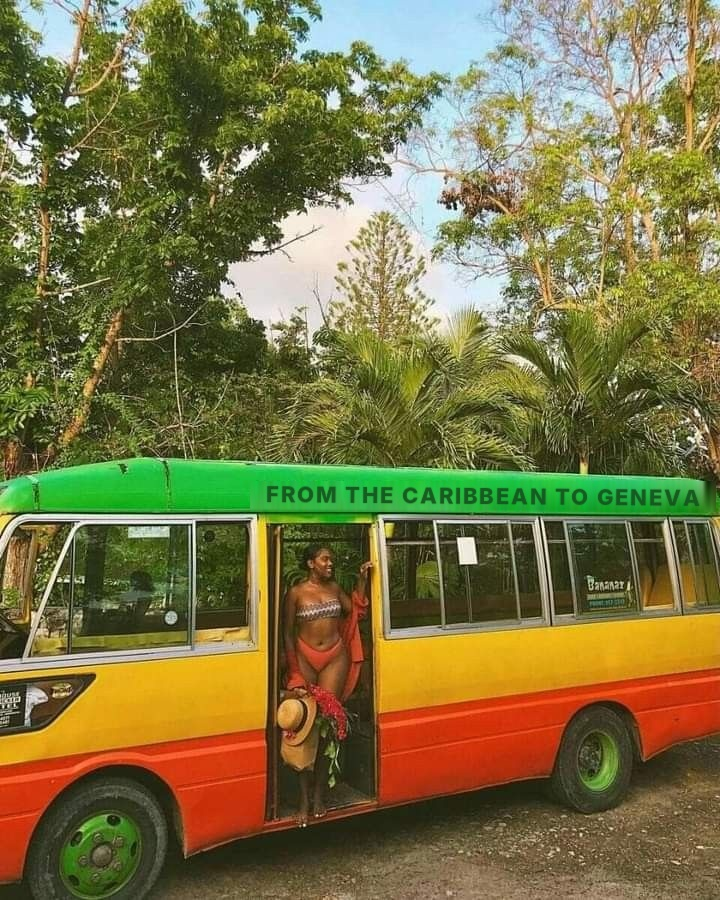
#> input picture animation/bus_reference_caribbean.jpg, 720 x 900 px
$ python make_bus_tpg.py bus_reference_caribbean.jpg bus_reference_tpg.jpg
#> lines starting #> are read from the running program, lines starting #| are printed output that depends on the picture; after the words box and inside, x2 and y2 are one past the last pixel; in counts of white or black regions, pixels touching at a corner belong together
"""Repeint la photo de reference du bus en blanc et orange (couleurs TPG).

Usage : python make_bus_tpg.py bus_reference_caribbean.jpg bus_reference_tpg.jpg
Vert -> orange vif, jaune -> blanc, bas de caisse rouge-orange conserve.
"""

import sys

import numpy as np
from PIL import Image


def main(src, dst):
#> called with src = 'bus_reference_caribbean.jpg', dst = 'bus_reference_tpg.jpg'
    hsv = np.array(Image.open(src).convert("RGB").convert("HSV")).astype(np.float32)
    h, s, v = hsv[..., 0] / 255 * 360, hsv[..., 1] / 255, hsv[..., 2] / 255
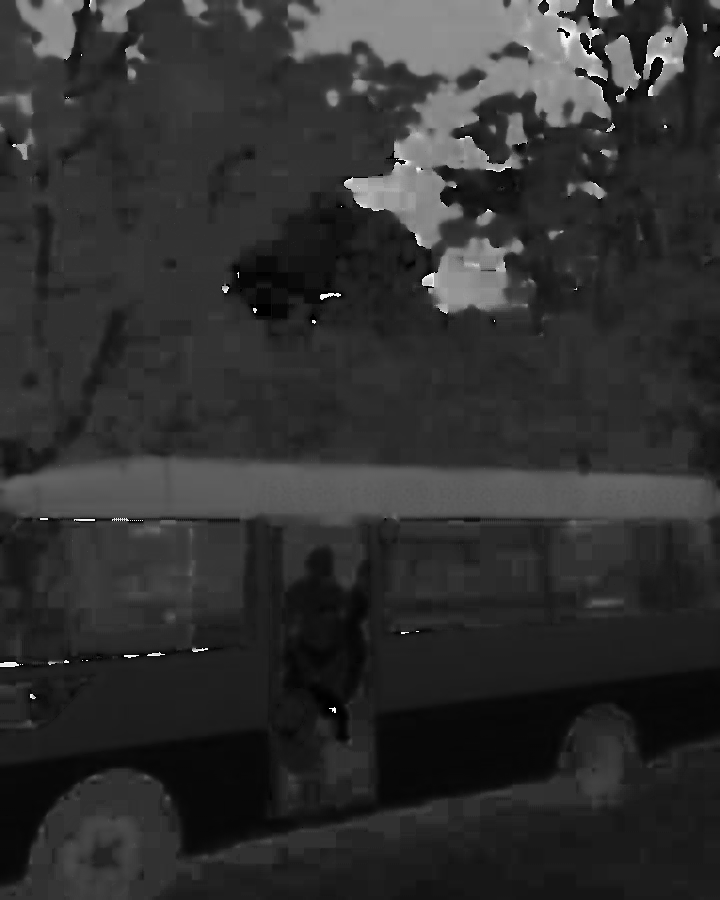
#> h: shape (900, 720) float32; min 0, max 358.6, mean 68.1; drawn with min black and max white
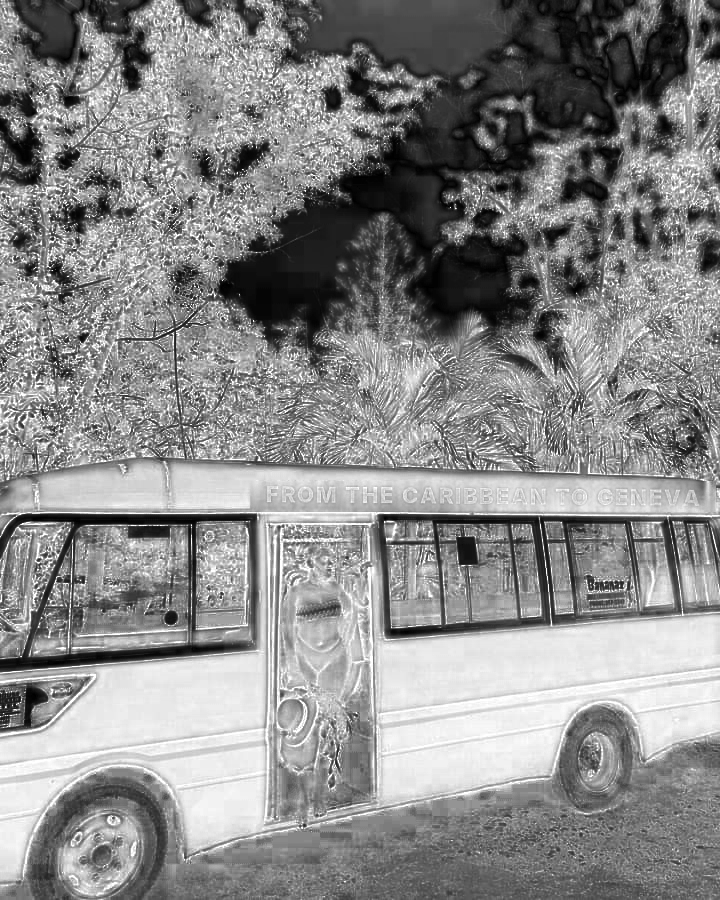
#> s: shape (900, 720) float32; min 0, max 1, mean 0.536
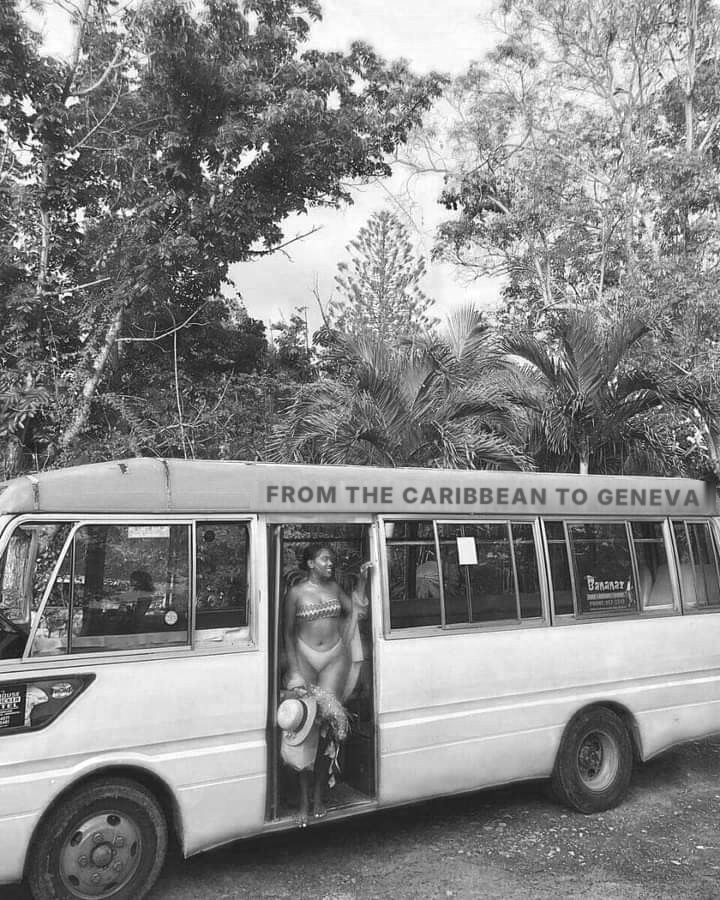
#> v: shape (900, 720) float32; min 0.00392, max 1, mean 0.531
    rows = np.arange(h.shape[0])[:, None] * np.ones((1, h.shape[1]))
    bus = rows > 444  # la carrosserie commence sous les arbres
    green = bus & (h > 75) & (h < 160) & (s > 0.45) & (v > 0.25)
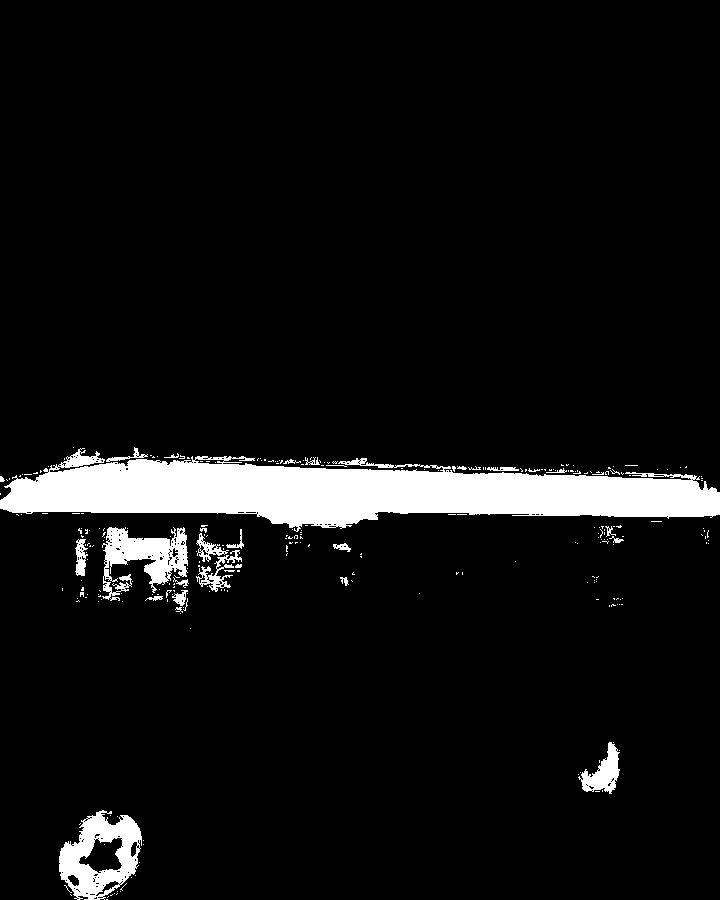
#> green: shape (900, 720) bool; 6.8% white; 273 white regions (244 under 20 px), largest, box (x1, y1, x2, y2) and area: (0, 448, 720, 532) 33168, (59, 810, 142, 900) 3900, (102, 527, 188, 601) 3127
    yellow = bus & (h > 33) & (h <= 75) & (s > 0.3) & (v > 0.3)
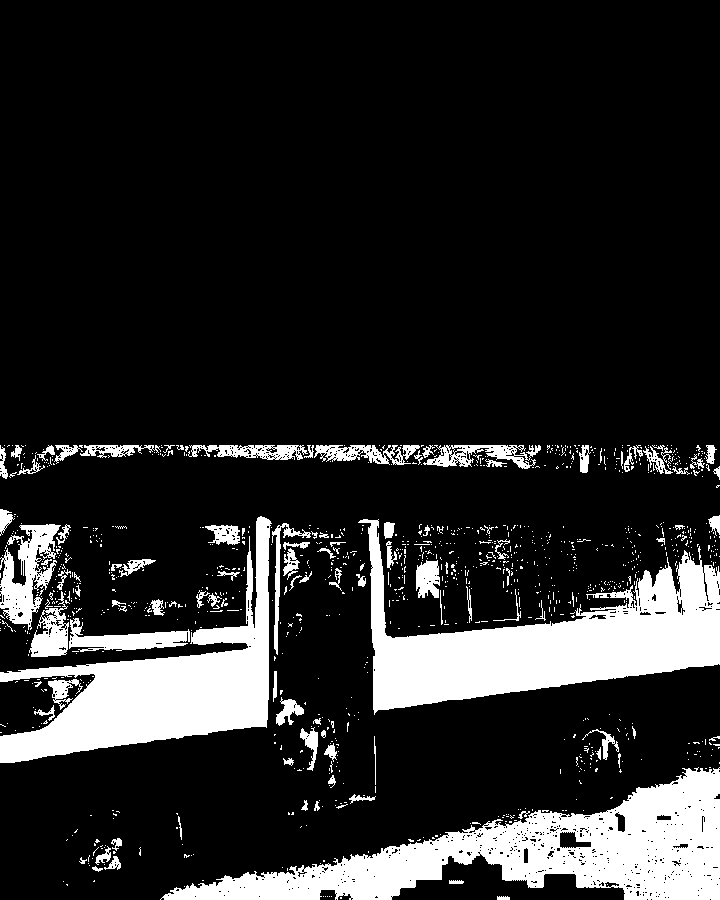
#> yellow: shape (900, 720) bool; 15.7% white; 1112 white regions (1005 under 20 px), largest, box (x1, y1, x2, y2) and area: (160, 767, 720, 900) 28716, (358, 519, 720, 715) 27775, (0, 516, 272, 763) 21979
    out = hsv.copy()
    out[..., 0][green] = 22 / 360 * 255
    out[..., 1][green] = np.clip(s[green] * 1.05, 0, 1) * 255
#> out: shape (900, 720, 3) float32; mean R, G, B 43.8, 137.4, 135.5
    out[..., 2][green] = np.clip(v[green] * 1.25, 0, 1) * 255
    out[..., 1][yellow] = s[yellow] * 0.06 * 255
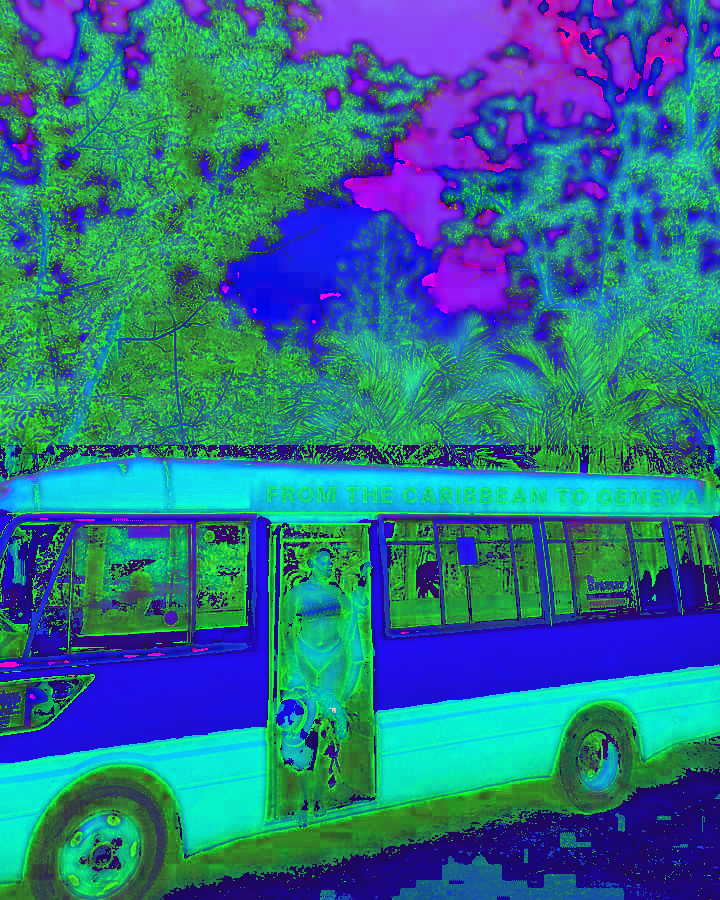
#> out: shape (900, 720, 3) float32; mean R, G, B 43.8, 113, 138
    out[..., 2][yellow] = np.clip(v[yellow] * 1.15, 0, 1) * 255
#> out: shape (900, 720, 3) float32; 15.65% of pixels changed, all inside (x1, y1, x2, y2) = (0, 445, 720, 900)
    Image.fromarray(out.astype(np.uint8), "HSV").convert("RGB").save(dst, quality=95)
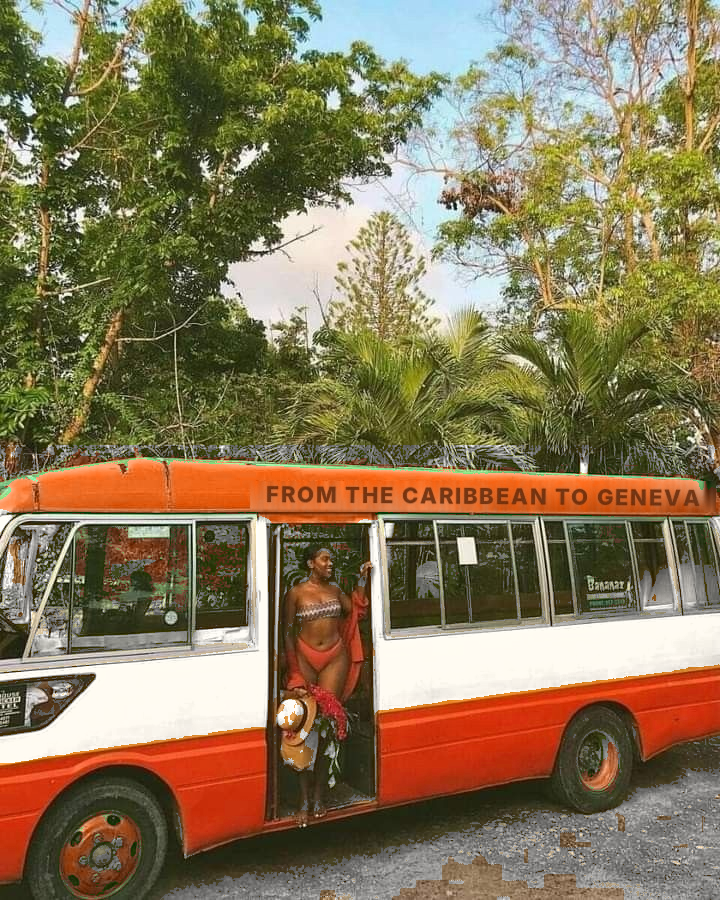
#> saved as bus_reference_tpg.jpg: PIL image 720x900 RGB; mean R, G, B 136, 120.3, 88.9


if __name__ == "__main__":
    main(sys.argv[1], sys.argv[2])
